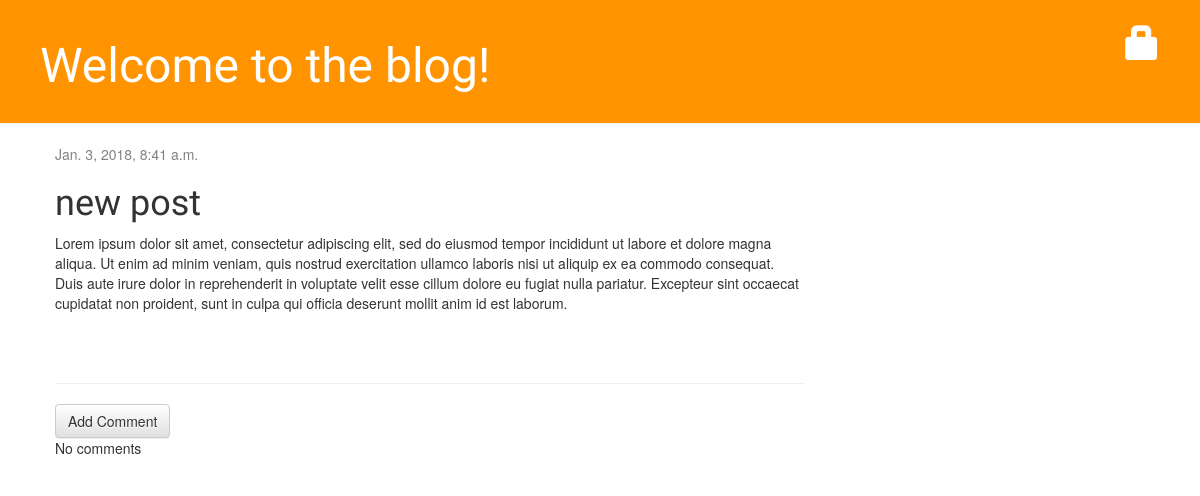
Before: /post/2/ with the older database file.
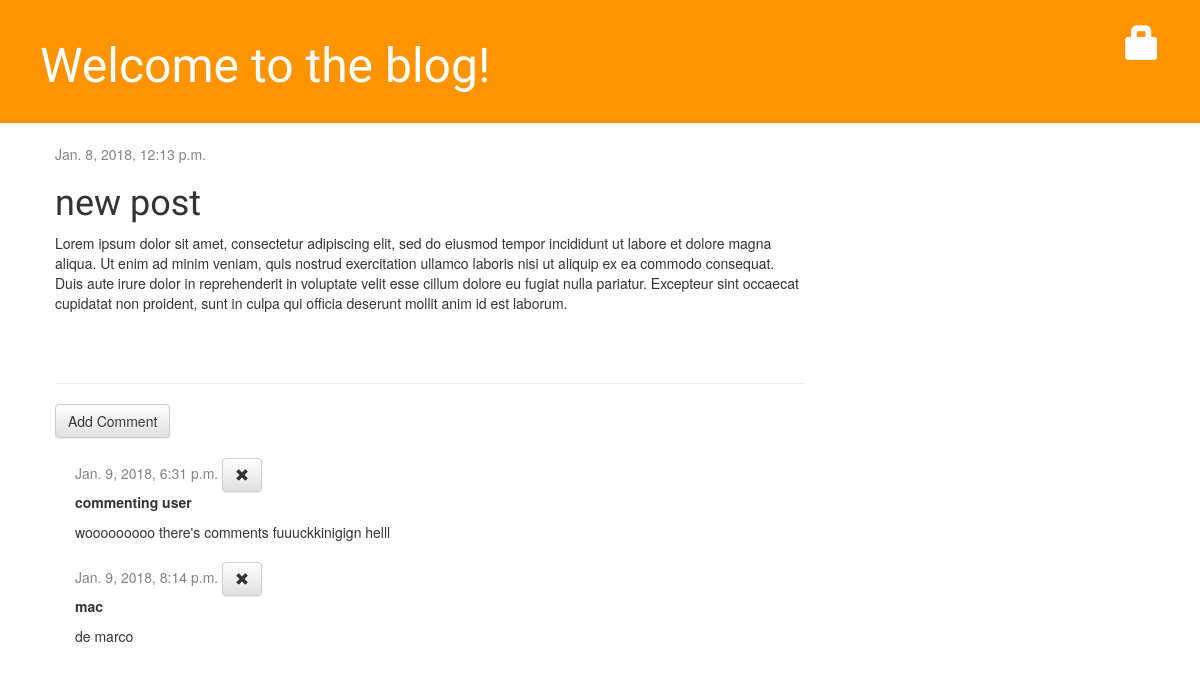
After: the same page with the newer database file.
### blog/models.py (models this page shows, shortened)
class Post(models.Model):
	author = models.ForeignKey('auth.User', on_delete = models.CASCADE)
	title = models.CharField(max_length = 200)
	text = models.TextField()
	created_date = models.DateTimeField(default = timezone.now)
	published_date = models.DateTimeField(blank = True, null = True)

class Comment(models.Model):
	post = models.ForeignKey('blog.post', related_name='comments', on_delete = models.CASCADE)
	author = models.CharField(max_length = 200)
	text = models.TextField()
	created_date = models.DateTimeField(default = timezone.now)
	approved_comment = models.BooleanField(default = False)

### blog/views.py (the view)
# urls.py: path('post/<int:pk>/', views.post_detail, name = 'post_detail'),
def post_detail(request, pk):
	post = get_object_or_404(Post, pk = pk)
	return render(request, 'blog/post_detail.html', {'post': post})

### blog/templates/blog/post_detail.html (shortened to what this page needs)
{% extends 'blog/base.html' %}
{% block content %}
<div class="post">
		{% if post.published_date %}
			<div class="date">
				<p>{{ post.published_date }}</p>
			</div>
		{% else %}
			{% if user.is_authenticated %}
				<a class="btn btn-default" href="{% url 'post_publish' pk=post.pk %}">Publish</a>
			{% endif %}
		{% endif %}
		<h1>{{ post.title }}</h1>
		<p>{{ post.text|linebreaksbr }}</p>
</div>
<hr>
	<a class="btn btn-default" href="{% url 'add_comment_to_post' pk=post.pk %}"> Add Comment</a>
	{% for comment in post.comments.all %}
		{% if user.is_authenticated or comment.approved_comment %}
			<div class="comment">
				<div class="date">
					{{ comment.created_date }}
						<a class="btn btn-default" href="{% url 'comment_remove' pk=comment.pk %}"><span class="glyphicon glyphicon-remove"></span></a>
				</div>
			{% endif %}
				<strong>{{ comment.author }}</strong>
				<p>{{ comment.text|linebreaks }}</p>
			</div>
	{% empty %}
		<p>No comments</p>
	{% endfor %}
{% endblock %}

Changed rows visible on the page:
changed Post "new post": published_date "Jan. 3, 2018, 8:41 a.m." → "Jan. 8, 2018, 12:13 p.m."
added Comment: created_date "Jan. 9, 2018, 6:31 p.m.", author "commenting user", text "wooooooooo there's comments fuuuckkinigign helll"
added Comment: created_date "Jan. 9, 2018, 8:14 p.m.", author "mac", text "de marco"
Other visible differences:
text no longer shown: "No comments"
